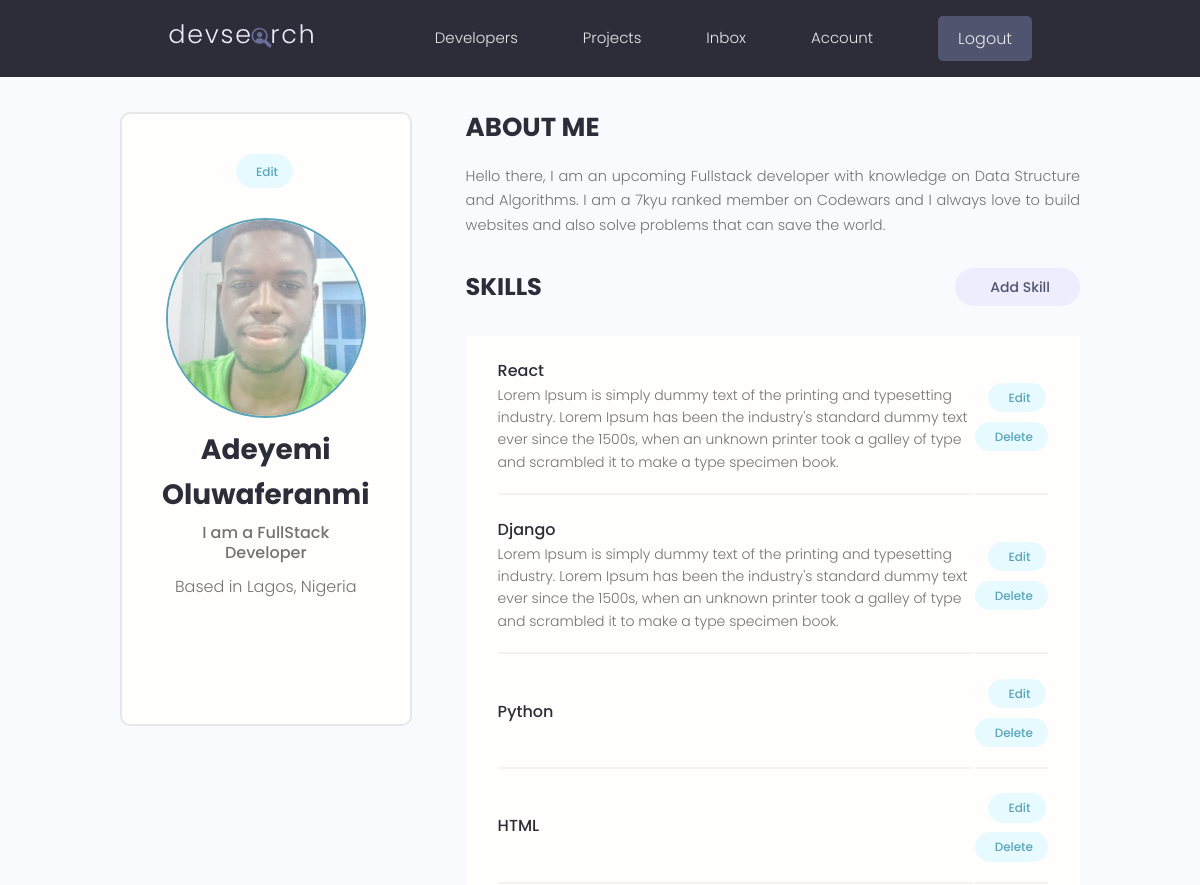
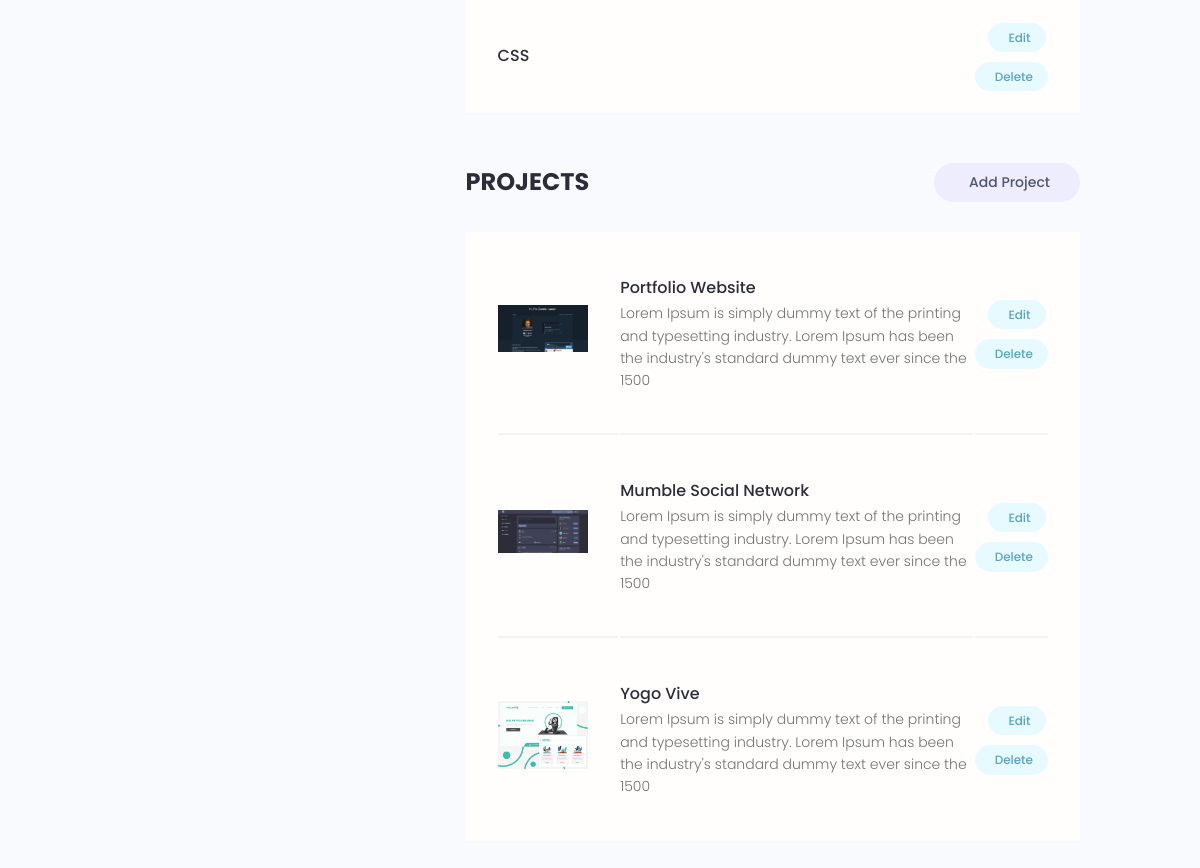
The app's page /account/ (signed in) with its own data (2 pictures, top to bottom).
### users/models.py (models this page shows, shortened)
class Profile(models.Model):
    user = models.OneToOneField(User, on_delete=models.CASCADE, null=True, blank=True)
    name = models.CharField(max_length=200, blank=True, null=True)
    email = models.EmailField(max_length=500, blank=True, null=True)
    username = models.CharField(max_length=200, blank=True, null=True)
    location = models.CharField(max_length=200, blank=True, null=True)
    short_intro = models.CharField(max_length=200, blank=True, null=True)
    bio = models.TextField(blank=True, null=True)
    profile_image = models.ImageField(null=True, blank=True, upload_to='profiles/', default="profiles/user-default.png")
    social_github = models.CharField(max_length=200, blank=True, null=True)
    social_twitter = models.CharField(max_length=200, blank=True, null=True)
    social_linkedin = models.CharField(max_length=200, blank=True, null=True)
    social_facebook = models.CharField(max_length=200, blank=True, null=True)
    social_website = models.CharField(max_length=200, blank=True, null=True)
    created = models.DateTimeField(auto_now_add=True)
    id = models.UUIDField(default=uuid.uuid4, unique=True, primary_key=True, editable=False)

class Skill(models.Model):
    owner = models.ForeignKey(Profile, on_delete=models.CASCADE, null=True, blank=True)
    name = models.CharField(max_length=200, blank=True, null=True)
    description = models.TextField(null=True, blank=True)
    created = models.DateTimeField(auto_now_add=True)
    id = models.UUIDField(default=uuid.uuid4, unique=True, primary_key=True, editable=False)

### projects/models.py (models this page shows, shortened)
class Project(models.Model):
    owner = models.ForeignKey(Profile, null=True, blank=True, on_delete=models.SET_NULL)
    title = models.CharField(max_length=200)
    description = models.TextField(null=True, blank=True)
    featured_image = models.ImageField(null=True, blank=True, default="default.jpg")
    demo_link = models.CharField(max_length=2000,null=True, blank=True)
    source_link = models.CharField(max_length=2000, null=True, blank=True)
    tags = models.ManyToManyField('Tag', blank=True)
    vote_total = models.IntegerField(default=0, null=True, blank=True)
    vote_ratio = models.IntegerField(default=0, null=True, blank=True)
    created = models.DateTimeField(auto_now_add=True)
    id = models.UUIDField(default=uuid.uuid4, unique=True, primary_key=True, editable=False)

### users/views.py (the view)
# urls.py: path('account/', views.userAccount, name='account'),
@login_required(login_url='login')
def userAccount(request):
    profile= request.user.profile
    skills = profile.skill_set.all()
    projects = profile.project_set.all()
    context = {'profile':profile,'skills':skills,'projects':projects}
    return render(request, 'users/account.html', context)

### users/templates/users/account.html (shortened to what this page needs)
{% extends 'main.html' %} {% block content %}
<main class="settingsPage profile my-md">
  <div class="container">
    <div class="layout">
      <div class="column column--1of3">
        <div class="card text-center">
          <div class="card__body dev">
            <a
              class="tag tag--pill tag--main settings__btn"
              href="{% url 'edit-account' %}"
              > Edit</a
            >
            <img
              class="avatar avatar--xl dev__avatar"
              src="{{profile.profile_image.url}}"
            />
            <h2 class="dev__name">{{profile.name}}</h2>
            <p class="dev__title">{{profile.short_intro}}</p>
            <p class="dev__location">Based in {{profile.location}}</p>
            <ul class="dev__social">
            </ul>
          </div>
        </div>
      </div>
      <div class="column column--2of3">
        <div class="devInfo">
          <h3 class="devInfo__title">About Me</h3>
          <p class="devInfo__about">{{profile.bio}}</p>
        </div>
        <div class="settings">
          <h3 class="settings__title">Skills</h3>
          <a class="tag tag--pill tag--sub settings__btn tag--lg" href="#"
            > Add Skill</a
          >
        </div>
        <table class="settings__table">
          {% for skill in skills %}
          <tr>
            <td class="settings__tableInfo">
              <h4>{{skill.name}}</h4>
              <p>{{skill.description}}</p>
            </td>
            <td class="settings__tableActions">
              <a class="tag tag--pill tag--main settings__btn" href="#"
                > Edit</a
              >
              <a class="tag tag--pill tag--main settings__btn" href="#"
                > Delete</a
              >
            </td>
          </tr>
          {% endfor %}
        </table>
        <div class="settings">
          <h3 class="settings__title">Projects</h3>
          <a class="tag tag--pill tag--sub settings__btn tag--lg" href="#"
            > Add Project</a
          >
        </div>
        <table class="settings__table">
          {% for project in projects %}
          <tr>
            <td class="settings__thumbnail">
              <a href="{% url 'project' project.id %}"
                ><img
                  src="{{project.featured_image.url}}"
                  alt="Project Thumbnail"
              /></a>
            </td>
            <td class="settings__tableInfo">
              <a href="{% url 'project' project.id %}">{{project.title}}</a>
              <p>{{project.description|slice:'150'}}</p>
            </td>
            <td class="settings__tableActions">
              <a class="tag tag--pill tag--main settings__btn" href="#"
                > Edit</a
              >
              <a class="tag tag--pill tag--main settings__btn" href="#"
                > Delete</a
              >
            </td>
          </tr>
          {% endfor %}
        </table>
      </div>
    </div>
  </div>
</main>
{% endblock %}

### static/styles/app.css (style rules this page uses)
:root { --color-sub: #2d2d39; }
.card { border: 2px solid var(--color-light); }
img { width: 100%; }
.profile .card > .dev { padding: 4rem; }
.dev__avatar { display: block; margin: auto; }
.dev__name { color: var(--color-sub); font-size: 2.8rem; font-weight: 700; margin-top: 1rem; margin-bottom: 0.5rem; }
.dev__title { font-size: 1.6rem; font-weight: 500; line-height: 1.3; }
.dev__location { margin-top: 1rem; }
.dev__social { margin: 3rem 0; list-style: none; display: flex; justify-content: center; gap: 1.5rem; }
.devInfo { margin-bottom: 3rem; }
.devInfo__title, .devInfo__subtitle { font-size: 2.6rem; color: var(--color-sub); text-transform: uppercase; font-weight: 700; margin-bottom: 1.5rem; }
.devInfo__about, .devSkill__info { font-size: 1.45rem; line-height: 1.7; text-align: justify; }
.settingsPage .dev > .settings__btn { display: inline-block; margin-bottom: 3rem; }
.settings { display: flex; justify-content: space-between; align-items: center; }
.settings__title { font-size: 2.4rem; text-transform: uppercase; font-weight: 700; color: var(--color-sub); }
.settings__table { margin-top: 3rem; margin-bottom: 5rem; padding: 0 3rem; background: var(--color-white); }
.settings__table tr { width: 100%; }
.settings__table tr > td { padding: 2rem 0; }
.settings__table tr:not(:last-child) td { border-bottom: 2px solid var(--color-white-light); }
.settings__thumbnail { width: 23%; min-width: 10rem; }
.settings__thumbnail img { padding-right: 3rem; height: 15rem; object-fit: contain; }
.settings__tableInfo { width: 100%; }
.settings__tableInfo h4, .settings__tableInfo a { padding-right: 1rem; width: auto; font-size: 1.6rem; font-weight: 500; color: var(--color-sub); }
.settings__tableInfo p { font-size: 1.4rem; }
.settings__tableActions { text-align: right; }

### static/uikit/styles/modules/_variables.css (style rules this page uses)
:root { --color-main: #5aa5b9; --color-main-light: #e6faff; --color-sub: #3f4156; --color-sub-light: #51546e; --color-sub-lighter: #ededfd; --color-text: #737373; --color-gray: #8b8b8b; --color-light: #e5e7eb; --color-light-gray: #767676; --color-bg: #f8fafd; --color-white: #fffefd; --color-white-light: #f3f3f3; --color-success: #359e64; --color-success-bg: #def8e8; --color-error: #fc4b0b; --color-error-bg: #fff2ee; --font-base: 'Poppins', arial, helvetica, 'Segoe UI', roboto, ubuntu, sans-serif; --font-monospace: 'Fira Code', 'Courier New', courier, monospace; --font-regular: 300; --font-medium: 500; --font-bold: 700; --generic-shadow: 1px 1px 5px #00000010; --generic-transition: all 0.3s ease-in-out; }

### static/uikit/styles/modules/_base.css (style rules this page uses)
* { margin: 0; padding: 0; box-sizing: border-box; text-rendering: optimizeLegibility; color: inherit; font-size: inherit; }
html { font-size: 50%; }
@media only screen and (min-width: 480px) { html { font-size: 56.25%; } }
@media only screen and (min-width: 1200px) { html { font-size: 62.5%; } }
body { line-height: 1.6; font-weight: 400; font-size: 1.5rem; color: var(--color-text); background-color: var(--color-bg); min-height: 100vh; }

### static/uikit/styles/modules/_typography.css (style rules this page uses)
* { font-family: var(--font-base); }
h2 { font-size: 3.6rem; font-weight: var(--font-bold); }
h3 { font-size: 3.2rem; font-weight: var(--font-medium); }
h4 { font-size: 2.8rem; font-weight: var(--font-medium); }
p, span, strong { font-size: 1.6rem; color: var(--color-text); font-weight: var(--font-regular); }
a { padding-bottom: 2px; text-decoration: none; display: inline-block; color: var(--color-main); font-weight: var(--font-medium); }

### static/uikit/styles/modules/_utilities.css (style rules this page uses)
.container { width: 92%; max-width: 165rem; margin: 0 auto; box-sizing: border-box; }
@media screen and (min-width: 1000px) { .container { width: 90%; } }
@media screen and (min-width: 1200px) { .container { width: 80%; } }
.text-center { text-align: center; }
.my-md { margin: 3rem auto; }

### static/uikit/styles/modules/_avatar.css (style rules this page uses)
.avatar { border-radius: 50%; border: 2px solid var(--color-main); object-fit: cover; }
.avatar--xl { height: 20rem; width: 20rem; }

### static/uikit/styles/modules/_card.css (style rules this page uses)
.card { border-radius: 1rem; background-color: var(--color-white); border: 1.5px solid var(--color-light); width: auto; height: auto; margin-top: 0.5rem; margin-bottom: 0.5rem; overflow: hidden; }
.card__body, .card__header { padding: 2rem 2.5rem; }

### static/uikit/styles/modules/_layout.css (style rules this page uses)
.layout { display: flex; flex-flow: row wrap; justify-content: space-between; }
.layout > .column { margin-bottom: 3rem; }
.layout > .column.column--1of3 { flex-basis: 30%; }
.layout > .column.column--2of3 { flex-basis: 64%; }

### records on screen
Profile: profile_image (picture), name "Adeyemi Oluwaferanmi", short_intro "I am a FullStack Developer", location "Lagos, Nigeria", bio "Hello there, I am an upcoming Fullstack developer with knowledge on Data Structure and Algorithms. I am a 7kyu ranked member on Codewars and I always love to build websites and also solve problems that can save the world."
Skill: name "React", description "Lorem Ipsum is simply dummy text of the printing and typesetting industry. Lorem Ipsum has been the industry's standard dummy text ever since the 1500s, when an unknown printer took a galley of type and scrambled it to make a type specimen book."
Skill: name "Django", description "Lorem Ipsum is simply dummy text of the printing and typesetting industry. Lorem Ipsum has been the industry's standard dummy text ever since the 1500s, when an unknown printer took a galley of type and scrambled it to make a type specimen book."
Skill: name "Python"
Skill: name "HTML"
Skill: name "CSS"
Project: featured_image (picture), title "Portfolio Website", description "Lorem Ipsum is simply dummy text of the printing and typesetting industry. Lorem Ipsum has been the industry's standard dummy text ever since the 1500"
Project: featured_image (picture), title "Mumble Social Network", description "Lorem Ipsum is simply dummy text of the printing and typesetting industry. Lorem Ipsum has been the industry's standard dummy text ever since the 1500"
Project: featured_image (picture), title "Yogo Vive", description "Lorem Ipsum is simply dummy text of the printing and typesetting industry. Lorem Ipsum has been the industry's standard dummy text ever since the 1500"
